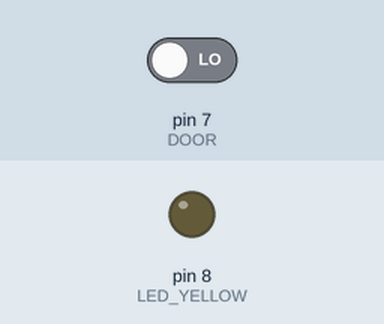
Bench run of a sketch on a simulated Arduino Uno, built with avr-gcc and run on an emulated ATmega328P. Parts: output pins drawn as LEDs (lit = HIGH). The test bench sets the inputs (shaded band); at power-on: pin 7 (DOOR) LOW.

Above: at 1.2 s.
1.3 s: pin 7 (DOOR) driven HIGH
At 2.5 s:
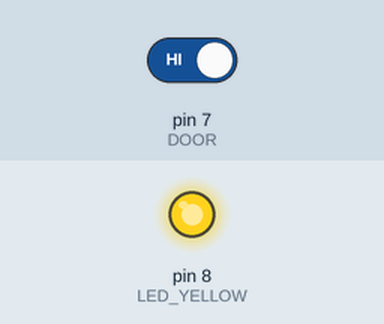
2.8 s: pin 7 (DOOR) driven LOW
At 3.8 s:
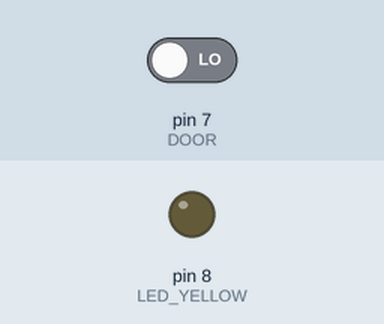
Timing chart, 0 to 5.8 s (numbered marks = the images above; inputs shaded):
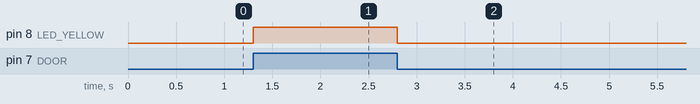

The sketch:

Task1_DoorLight.ino
```cpp
/*
 HERIOT-WATT UNIVERSITY
 School of Engineering and Physical Sciences
 Mechanical Engineering Laboratory
 Arduino Experiments

 Car Lights
 Controlling one LED with one Push button.
 */

// Define Constants:
#define LED_YELLOW 8     // Define the LED pin as pin 8
#define DOOR 7           // Define the door sensor pin as pin 3

void setup() {
  // Initialization:
  pinMode(LED_YELLOW, OUTPUT); // Configure LED_YELLOW pin as an output
  pinMode(DOOR, INPUT);        // Configure DOOR pin as an input for the door sensor
}

void loop() {
  // Main Loop:

  // Check the status of the door sensor (HIGH means door open or button pressed):
  if (digitalRead(DOOR) == HIGH) {
    // If the door is open (or button pressed), do the following:

    digitalWrite(LED_YELLOW, HIGH); // Turn on the yellow LED (LED_YELLOW pin)
  }
  else {
    // If the door is closed (or button released), do the following:
    digitalWrite(LED_YELLOW, LOW); // Turn off the yellow LED (LED_YELLOW pin)
  }
}
```

Measured:
- after the input at 1.3 s, pin 8 (LED_YELLOW): LOW → HIGH at once
- after the input at 2.8 s, pin 8 (LED_YELLOW): HIGH → LOW at once
